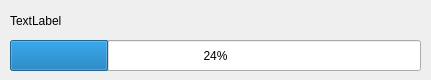
<?xml version="1.0" encoding="UTF-8"?>
<ui version="4.0">
 <class>TqDownload</class>
 <widget class="QDialog" name="TqDownload">
  <property name="windowModality">
   <enum>Qt::ApplicationModal</enum>
  </property>
  <property name="geometry">
   <rect>
    <x>0</x>
    <y>0</y>
    <width>431</width>
    <height>80</height>
   </rect>
  </property>
  <property name="windowTitle">
   <string>Download</string>
  </property>
  <property name="windowIcon">
   <iconset>
    <normaloff>images/icon.png</normaloff>images/icon.png</iconset>
  </property>
  <property name="locale">
   <locale language="English" country="Austria"/>
  </property>
  <property name="modal">
   <bool>true</bool>
  </property>
  <widget class="QLabel" name="labelInfo">
   <property name="geometry">
    <rect>
     <x>10</x>
     <y>10</y>
     <width>411</width>
     <height>21</height>
    </rect>
   </property>
   <property name="text">
    <string>TextLabel</string>
   </property>
  </widget>
  <widget class="QProgressBar" name="progressBar">
   <property name="geometry">
    <rect>
     <x>10</x>
     <y>40</y>
     <width>411</width>
     <height>31</height>
    </rect>
   </property>
   <property name="value">
    <number>24</number>
   </property>
  </widget>
 </widget>
 <resources/>
 <connections/>
</ui>
